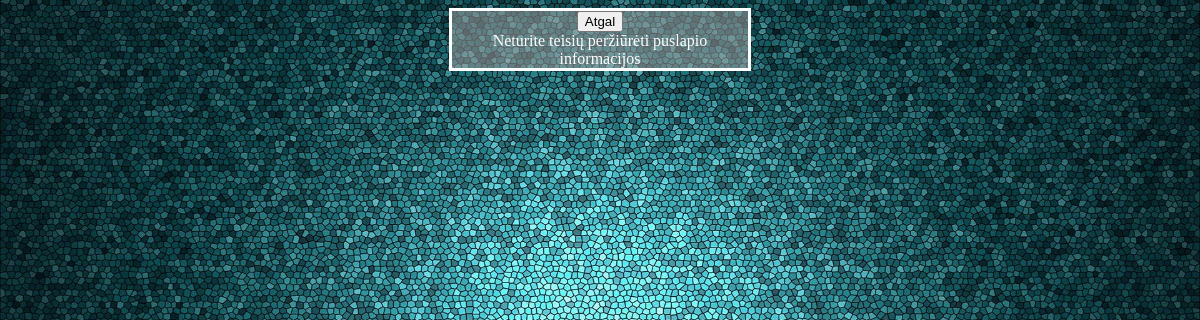
Page /notepad.php (signed in) on the earlier database version.
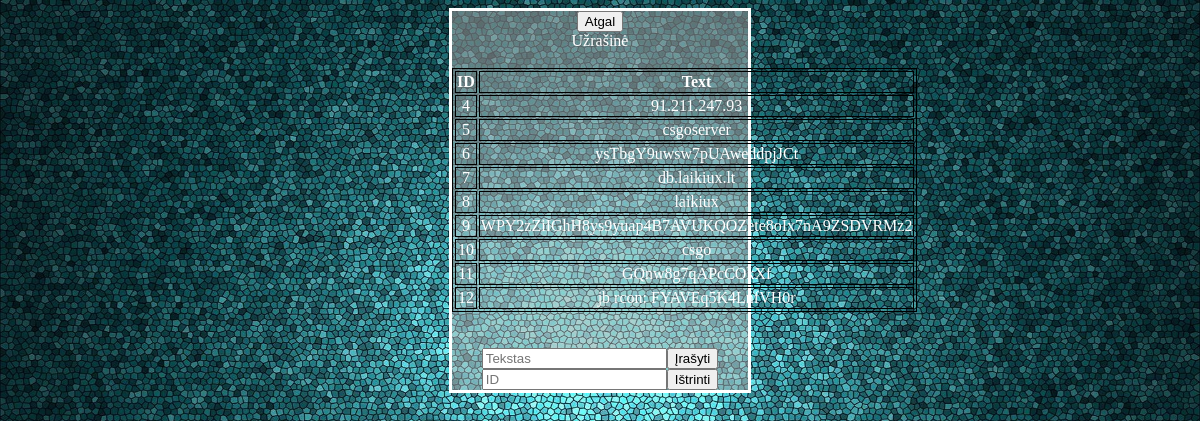
Same page on the later database version.
### tables this page shows
CREATE TABLE IF NOT EXISTS `serverNotepad` (
  `id` int(11) NOT NULL,
  `text` varchar(128) NOT NULL
);

### includes/functions.php (called while the page is built, shortened)
<?php
	function IsThisMobileDevice()
	{
		$useragent=$_SERVER['HTTP_USER_AGENT'];
		if(preg_match('/(android|bb\d+|meego).+mobile|avantgo|bada\/|blackberry|blazer|compal|elaine|fennec|hiptop|iemobile|ip(hone|od)|iris|kindle|lge |maemo|midp|mmp|netfront|opera m(ob|in)i|palm( os)?|phone|p(ixi|re)\/|plucker|pocket|psp|series(4|6)0|symbian|treo|up\.(browser|link)|vodafone|wap|windows (ce|phone)|xda|xiino/i',$useragent)||preg_match('/1207|6310|6590|3gso|4thp|50[1-6]i|770s|802s|a wa|abac|ac(er|oo|s\-)|ai(ko|rn)|al(av|ca|co)|amoi|an(ex|ny|yw)|aptu|ar(ch|go)|as(te|us)|attw|au(di|\-m|r |s )|avan|be(ck|ll|nq)|bi(lb|rd)|bl(ac|az)|br(e|v)w|bumb|bw\-(n|u)|c55\/|capi|ccwa|cdm\-|cell|chtm|cldc|cmd\-|co(mp|nd)|craw|da(it|ll|ng)|dbte|dc\-s|devi|dica|dmob|do(c|p)o|ds(12|\-d)|el(49|ai)|em(l2|ul)|er(ic|k0)|esl8|ez([4-7]0|os|wa|ze)|fetc|fly(\-|_)|g1 u|g560|gene|gf\-5|g\-mo|go(\.w|od)|gr(ad|un)|haie|hcit|hd\-(m|p|t)|hei\-|hi(pt|ta)|hp( i|ip)|hs\-c|ht(c(\-| |_|a|g|p|s|t)|tp)|hu(aw|tc)|i\-(20|go|ma)|i230|iac( |\-|\/)|ibro|idea|ig01|ikom|im1k|inno|ipaq|iris|ja(t|v)a|jbro|jemu|jigs|kddi|keji|kgt( |\/)|klon|kpt |kwc\-|kyo(c|k)|le(no|xi)|lg( g|\/(k|l|u)|50|54|\-[a-w])|libw|lynx|m1\-w|m3ga|m50\/|ma(te|ui|xo)|mc(01|21|ca)|m\-cr|me(rc|ri)|mi(o8|oa|ts)|mmef|mo(01|02|bi|de|do|t(\-| |o|v)|zz)|mt(50|p1|v )|mwbp|mywa|n10[0-2]|n20[2-3]|n30(0|2)|n50(0|2|5)|n7(0(0|1)|10)|ne((c|m)\-|on|tf|wf|wg|wt)|nok(6|i)|nzph|o2im|op(ti|wv)|oran|owg1|p800|pan(a|d|t)|pdxg|pg(13|\-([1-8]|c))|phil|pire|pl(ay|uc)|pn\-2|po(ck|rt|se)|prox|psio|pt\-g|qa\-a|qc(07|12|21|32|60|\-[2-7]|i\-)|qtek|r380|r600|raks|rim9|ro(ve|zo)|s55\/|sa(ge|ma|mm|ms|ny|va)|sc(01|h\-|oo|p\-)|sdk\/|se(c(\-|0|1)|47|mc|nd|ri)|sgh\-|shar|sie(\-|m)|sk\-0|sl(45|id)|sm(al|ar|b3|it|t5)|so(ft|ny)|sp(01|h\-|v\-|v )|sy(01|mb)|t2(18|50)|t6(00|10|18)|ta(gt|lk)|tcl\-|tdg\-|tel(i|m)|tim\-|t\-mo|to(pl|sh)|ts(70|m\-|m3|m5)|tx\-9|up(\.b|g1|si)|utst|v400|v750|veri|vi(rg|te)|vk(40|5[0-3]|\-v)|vm40|voda|vulc|vx(52|53|60|61|70|80|81|83|85|98)|w3c(\-| )|webc|whit|wi(g |nc|nw)|wmlb|wonu|x700|yas\-|your|zeto|zte\-/i',substr($useragent,0,4)))
		{
			return true;
		}
		else
		{
			return false;
		}
	}
?>

### notepad.php (the view, shortened to what this page needs)
<?php
require 'includes/functions.php';
?>
<!DOCTYPE html>
<html>
<head>
<?php
	if(IsThisMobileDevice())
		echo '<link href="/stylesheet-mobile.css" type="text/css" rel="stylesheet" />';
	else
		echo '<link href="/stylesheet.css" type="text/css" rel="stylesheet" />';
?>
</head>
<body background="background.png">
<div id="divStyle">
<form method="get" action="/adminpanel">
	<button href="index">Atgal</button>
	<br>
</form>
<?php
	if($_SESSION['status'] == "superadmin")
	{
		echo "Užrašinė<br><br>";
		echo "<table align='center'>";
		echo "<tr>";
		echo "<th>ID</th>";
		echo "<th>Text</th> ";
		echo "</tr>";
		$sqlGetNotepadText = "SELECT * FROM serverNotepad";
		$sqlResultGetNotepadText = mysqli_query($conn, $sqlGetNotepadText);
		if(mysqli_num_rows($sqlResultGetNotepadText) > 0)
		{
			while($row = mysqli_fetch_assoc($sqlResultGetNotepadText))
			{
				echo "<tr>";
				echo "<td>".$row['id']."</td>";
				echo "<td>".$row['text']."</td>";
			    echo "</tr>";
			}
		}
		else
		{
				echo "<tr>";
				echo "<td>-1</td>";
				echo "<td>Duomenų bazė tuščia</td>";
			    echo "</tr>";
		}
		echo "</table>";
		echo "<br><br>";
		echo "<form method='POST'>";
		echo "<input name='inserttext' placeholder='Tekstas'></input>";
		echo "<button name='buttoninsert'>Įrašyti</button>";
		echo "</form>";
		echo "<form method='POST'>";
		echo "<input name='deleteid' placeholder='ID'></input>";
		echo "<button name='buttondeleteid'>Ištrinti</button>";
		echo "</form>";
	}
	else
	{
		echo "Neturite teisių peržiūrėti puslapio informacijos<br>";
	}
?>
</div>
</body>
</html>

Differences in the rows shown:
now on this page (row edited): servernotepad: id "4", text "91.211.247.93"
added servernotepad: id "5", text "csgoserver"
added servernotepad: id "6", text "ysTbgY9uwsw7pUAweddpjJCt"
added servernotepad: id "7", text "db.laikiux.lt"
added servernotepad: id "8", text "laikiux"
added servernotepad: id "9", text "WPY2zZiIGhH8ys9yuap4B7AVUKQOZete8oIx7nA9ZSDVRMz2"
added servernotepad: id "10", text "csgo"
added servernotepad: id "11", text "GQnw8g7qAPcCOkXf"
added servernotepad: id "12", text "jb rcon: FYAVEq5K4LnfVH0r"
Other differences:
text no longer shown: "Neturite teisių peržiūrėti puslapio informacijos"
text now shown: "Užrašinė ID Text Įrašyti Ištrinti"
